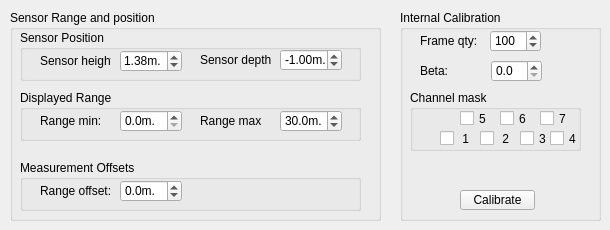
    <widget class="QWidget" name="calibrationTab">
     <attribute name="title">
      <string>Calibration</string>
     </attribute>
     <widget class="QGroupBox" name="internalCalibrationGroupBox">
      <property name="geometry">
       <rect>
        <x>400</x>
        <y>10</y>
        <width>201</width>
        <height>211</height>
       </rect>
      </property>
      <property name="title">
       <string>Internal Calibration</string>
      </property>
      <widget class="QGroupBox" name="calibrationChannelMaskGroupBox">
       <property name="geometry">
        <rect>
         <x>10</x>
         <y>80</y>
         <width>171</width>
         <height>61</height>
        </rect>
       </property>
       <property name="title">
        <string>Channel mask</string>
       </property>
       <property name="flat">
        <bool>true</bool>
       </property>
       <property name="checkable">
        <bool>false</bool>
       </property>
       <widget class="QCheckBox" name="calibrationChannel7CheckBox">
        <property name="geometry">
         <rect>
          <x>130</x>
          <y>20</y>
          <width>31</width>
          <height>17</height>
         </rect>
        </property>
        <property name="text">
         <string>7</string>
        </property>
       </widget>
       <widget class="QCheckBox" name="calibrationChannel6CheckBox">
        <property name="geometry">
         <rect>
          <x>90</x>
          <y>20</y>
          <width>31</width>
          <height>17</height>
         </rect>
        </property>
        <property name="text">
         <string>6</string>
        </property>
       </widget>
       <widget class="QCheckBox" name="calibrationChannel5CheckBox">
        <property name="geometry">
         <rect>
          <x>50</x>
          <y>20</y>
          <width>31</width>
          <height>17</height>
         </rect>
        </property>
        <property name="text">
         <string>5</string>
        </property>
       </widget>
       <widget class="QCheckBox" name="calibrationChannel2CheckBox">
        <property name="geometry">
         <rect>
          <x>70</x>
          <y>40</y>
          <width>31</width>
          <height>17</height>
         </rect>
        </property>
        <property name="text">
         <string> 2</string>
        </property>
       </widget>
       <widget class="QCheckBox" name="calibrationChannel3CheckBox">
        <property name="geometry">
         <rect>
          <x>110</x>
          <y>40</y>
          <width>31</width>
          <height>17</height>
         </rect>
        </property>
        <property name="text">
         <string>3</string>
        </property>
       </widget>
       <widget class="QCheckBox" name="calibrationChannel1CheckBox">
        <property name="geometry">
         <rect>
          <x>30</x>
          <y>40</y>
          <width>31</width>
          <height>17</height>
         </rect>
        </property>
        <property name="text">
         <string> 1</string>
        </property>
        <property name="checked">
         <bool>false</bool>
        </property>
       </widget>
       <widget class="QCheckBox" name="calibrationChannel4CheckBox">
        <property name="geometry">
         <rect>
          <x>140</x>
          <y>40</y>
          <width>31</width>
          <height>17</height>
         </rect>
        </property>
        <property name="text">
         <string>4</string>
        </property>
       </widget>
      </widget>
      <widget class="QLabel" name="calibrationBetaLabel">
       <property name="geometry">
        <rect>
         <x>20</x>
         <y>53</y>
         <width>31</width>
         <height>16</height>
        </rect>
       </property>
       <property name="frameShape">
        <enum>QFrame::NoFrame</enum>
       </property>
       <property name="text">
        <string>Beta:</string>
       </property>
      </widget>
      <widget class="QDoubleSpinBox" name="calibrationBetaDoubleSpinBox">
       <property name="geometry">
        <rect>
         <x>91</x>
         <y>50</y>
         <width>51</width>
         <height>22</height>
        </rect>
       </property>
       <property name="decimals">
        <number>1</number>
       </property>
       <property name="maximum">
        <double>1.000000000000000</double>
       </property>
       <property name="singleStep">
        <double>0.100000000000000</double>
       </property>
      </widget>
      <widget class="QSpinBox" name="calibrationFrameQtySpinBox">
       <property name="geometry">
        <rect>
         <x>90</x>
         <y>20</y>
         <width>51</width>
         <height>22</height>
        </rect>
       </property>
       <property name="suffix">
        <string/>
       </property>
       <property name="minimum">
        <number>1</number>
       </property>
       <property name="maximum">
        <number>255</number>
       </property>
       <property name="value">
        <number>100</number>
       </property>
      </widget>
      <widget class="QLabel" name="calibrationFrameQtyLabel">
       <property name="geometry">
        <rect>
         <x>20</x>
         <y>23</y>
         <width>61</width>
         <height>16</height>
        </rect>
       </property>
       <property name="frameShape">
        <enum>QFrame::NoFrame</enum>
       </property>
       <property name="text">
        <string>Frame qty:</string>
       </property>
      </widget>
      <widget class="QPushButton" name="calibrateButton">
       <property name="geometry">
        <rect>
         <x>60</x>
         <y>180</y>
         <width>75</width>
         <height>20</height>
        </rect>
       </property>
       <property name="text">
        <string>Calibrate</string>
       </property>
       <property name="checkable">
        <bool>true</bool>
       </property>
       <property name="checked">
        <bool>false</bool>
       </property>
       <property name="autoDefault">
        <bool>false</bool>
       </property>
       <property name="default">
        <bool>false</bool>
       </property>
       <property name="flat">
        <bool>false</bool>
       </property>
      </widget>
     </widget>
     <widget class="QGroupBox" name="externalcalibrationGroupBox">
      <property name="geometry">
       <rect>
        <x>10</x>
        <y>10</y>
        <width>371</width>
        <height>211</height>
       </rect>
      </property>
      <property name="title">
       <string>Sensor Range and position</string>
      </property>
      <widget class="QGroupBox" name="sensorPositionGroupBox">
       <property name="geometry">
        <rect>
         <x>10</x>
         <y>20</y>
         <width>341</width>
         <height>51</height>
        </rect>
       </property>
       <property name="title">
        <string>Sensor Position</string>
       </property>
       <property name="flat">
        <bool>true</bool>
       </property>
       <widget class="QDoubleSpinBox" name="sensorHeightSpinBox">
        <property name="geometry">
         <rect>
          <x>100</x>
          <y>20</y>
          <width>62</width>
          <height>22</height>
         </rect>
        </property>
        <property name="alignment">
         <set>Qt::AlignRight|Qt::AlignTrailing|Qt::AlignVCenter</set>
        </property>
        <property name="suffix">
         <string>m.</string>
        </property>
        <property name="minimum">
         <double>0.100000000000000</double>
        </property>
        <property name="maximum">
         <double>10.000000000000000</double>
        </property>
        <property name="singleStep">
         <double>0.100000000000000</double>
        </property>
        <property name="value">
         <double>1.380000000000000</double>
        </property>
       </widget>
       <widget class="QLabel" name="sensorHeightLabel">
        <property name="geometry">
         <rect>
          <x>20</x>
          <y>21</y>
          <width>71</width>
          <height>20</height>
         </rect>
        </property>
        <property name="text">
         <string>Sensor height:</string>
        </property>
       </widget>
       <widget class="QDoubleSpinBox" name="sensorDepthSpinBox">
        <property name="geometry">
         <rect>
          <x>260</x>
          <y>19</y>
          <width>62</width>
          <height>22</height>
         </rect>
        </property>
        <property name="alignment">
         <set>Qt::AlignRight|Qt::AlignTrailing|Qt::AlignVCenter</set>
        </property>
        <property name="suffix">
         <string>m.</string>
        </property>
        <property name="minimum">
         <double>-100.000000000000000</double>
        </property>
        <property name="maximum">
         <double>10.000000000000000</double>
        </property>
        <property name="singleStep">
         <double>0.100000000000000</double>
        </property>
        <property name="value">
         <double>-1.000000000000000</double>
        </property>
       </widget>
       <widget class="QLabel" name="sensorDepthLabel">
        <property name="geometry">
         <rect>
          <x>180</x>
          <y>20</y>
          <width>71</width>
          <height>20</height>
         </rect>
        </property>
        <property name="text">
         <string>Sensor depth:</string>
        </property>
       </widget>
      </widget>
      <widget class="QGroupBox" name="receiverCalibrationGroupBox">
       <property name="geometry">
        <rect>
         <x>10</x>
         <y>150</y>
         <width>341</width>
         <height>51</height>
        </rect>
       </property>
       <property name="title">
        <string>Measurement Offsets</string>
       </property>
       <property name="flat">
        <bool>true</bool>
       </property>
       <widget class="QLabel" name="measurementOffsetLabel">
        <property name="geometry">
         <rect>
          <x>20</x>
          <y>23</y>
          <width>71</width>
          <height>16</height>
         </rect>
        </property>
        <property name="text">
         <string>Range offset:</string>
        </property>
       </widget>
       <widget class="QDoubleSpinBox" name="measurementOffsetSpinBox">
        <property name="geometry">
         <rect>
          <x>100</x>
          <y>20</y>
          <width>62</width>
          <height>22</height>
         </rect>
        </property>
        <property name="suffix">
         <string>m.</string>
        </property>
        <property name="decimals">
         <number>1</number>
        </property>
        <property name="minimum">
         <double>-40.000000000000000</double>
        </property>
        <property name="maximum">
         <double>40.000000000000000</double>
        </property>
        <property name="singleStep">
         <double>0.100000000000000</double>
        </property>
       </widget>
      </widget>
      <widget class="QGroupBox" name="sensorRangeGroupBox">
       <property name="geometry">
        <rect>
         <x>10</x>
         <y>80</y>
         <width>341</width>
         <height>51</height>
        </rect>
       </property>
       <property name="title">
        <string>Displayed Range</string>
       </property>
       <property name="flat">
        <bool>true</bool>
       </property>
       <widget class="QLabel" name="sensorRangeMinLabel">
        <property name="geometry">
         <rect>
          <x>20</x>
          <y>23</y>
          <width>61</width>
          <height>16</height>
         </rect>
        </property>
        <property name="text">
         <string>Range min:</string>
        </property>
       </widget>
       <widget class="QLabel" name="sensorRangeMaxLabel">
        <property name="geometry">
         <rect>
          <x>180</x>
          <y>23</y>
          <width>61</width>
          <height>16</height>
         </rect>
        </property>
        <property name="text">
         <string>Range max:</string>
        </property>
       </widget>
       <widget class="QDoubleSpinBox" name="sensorRangeMinSpinBox">
        <property name="geometry">
         <rect>
          <x>100</x>
          <y>20</y>
          <width>62</width>
          <height>22</height>
         </rect>
        </property>
        <property name="suffix">
         <string>m.</string>
        </property>
        <property name="decimals">
         <number>1</number>
        </property>
        <property name="maximum">
         <double>1000.000000000000000</double>
        </property>
        <property name="singleStep">
         <double>0.100000000000000</double>
        </property>
       </widget>
       <widget class="QDoubleSpinBox" name="sensorRangeMaxSpinBox">
        <property name="geometry">
         <rect>
          <x>260</x>
          <y>20</y>
          <width>62</width>
          <height>22</height>
         </rect>
        </property>
        <property name="suffix">
         <string>m.</string>
        </property>
        <property name="decimals">
         <number>1</number>
        </property>
        <property name="maximum">
         <double>1000.000000000000000</double>
        </property>
        <property name="singleStep">
         <double>0.100000000000000</double>
        </property>
        <property name="value">
         <double>30.000000000000000</double>
        </property>
       </widget>
      </widget>
     </widget>
    </widget>
